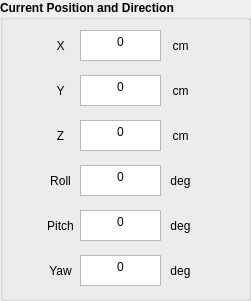
      <widget class="QGroupBox" name="groupBox_8">
       <property name="geometry">
        <rect>
         <x>400</x>
         <y>270</y>
         <width>251</width>
         <height>301</height>
        </rect>
       </property>
       <property name="font">
        <font>
         <pointsize>9</pointsize>
         <weight>75</weight>
         <bold>true</bold>
        </font>
       </property>
       <property name="autoFillBackground">
        <bool>false</bool>
       </property>
       <property name="title">
        <string>Current Position and Direction</string>
       </property>
       <widget class="QLabel" name="label_8">
        <property name="geometry">
         <rect>
          <x>40</x>
          <y>35</y>
          <width>41</width>
          <height>21</height>
         </rect>
        </property>
        <property name="font">
         <font>
          <pointsize>9</pointsize>
          <weight>50</weight>
          <bold>false</bold>
         </font>
        </property>
        <property name="styleSheet">
         <string notr="true">background: transparent;</string>
        </property>
        <property name="text">
         <string>X</string>
        </property>
        <property name="alignment">
         <set>Qt::AlignCenter</set>
        </property>
       </widget>
       <widget class="QLabel" name="label_9">
        <property name="geometry">
         <rect>
          <x>40</x>
          <y>80</y>
          <width>41</width>
          <height>21</height>
         </rect>
        </property>
        <property name="font">
         <font>
          <pointsize>9</pointsize>
          <weight>50</weight>
          <bold>false</bold>
         </font>
        </property>
        <property name="styleSheet">
         <string notr="true">background: transparent;</string>
        </property>
        <property name="text">
         <string>Y</string>
        </property>
        <property name="alignment">
         <set>Qt::AlignCenter</set>
        </property>
       </widget>
       <widget class="QLabel" name="label_10">
        <property name="geometry">
         <rect>
          <x>40</x>
          <y>125</y>
          <width>41</width>
          <height>21</height>
         </rect>
        </property>
        <property name="font">
         <font>
          <pointsize>9</pointsize>
          <weight>50</weight>
          <bold>false</bold>
         </font>
        </property>
        <property name="styleSheet">
         <string notr="true">background: transparent;</string>
        </property>
        <property name="text">
         <string>Z</string>
        </property>
        <property name="alignment">
         <set>Qt::AlignCenter</set>
        </property>
       </widget>
       <widget class="QLabel" name="label_11">
        <property name="geometry">
         <rect>
          <x>40</x>
          <y>170</y>
          <width>41</width>
          <height>21</height>
         </rect>
        </property>
        <property name="font">
         <font>
          <pointsize>9</pointsize>
          <weight>50</weight>
          <bold>false</bold>
         </font>
        </property>
        <property name="styleSheet">
         <string notr="true">background: transparent;</string>
        </property>
        <property name="text">
         <string>Roll</string>
        </property>
        <property name="alignment">
         <set>Qt::AlignCenter</set>
        </property>
       </widget>
       <widget class="QLabel" name="label_12">
        <property name="geometry">
         <rect>
          <x>40</x>
          <y>210</y>
          <width>41</width>
          <height>31</height>
         </rect>
        </property>
        <property name="font">
         <font>
          <pointsize>9</pointsize>
          <weight>50</weight>
          <bold>false</bold>
         </font>
        </property>
        <property name="styleSheet">
         <string notr="true">background: transparent;</string>
        </property>
        <property name="text">
         <string>Pitch</string>
        </property>
        <property name="alignment">
         <set>Qt::AlignCenter</set>
        </property>
       </widget>
       <widget class="QLabel" name="label_13">
        <property name="geometry">
         <rect>
          <x>40</x>
          <y>260</y>
          <width>41</width>
          <height>21</height>
         </rect>
        </property>
        <property name="font">
         <font>
          <pointsize>9</pointsize>
          <weight>50</weight>
          <bold>false</bold>
         </font>
        </property>
        <property name="styleSheet">
         <string notr="true">background: transparent;</string>
        </property>
        <property name="text">
         <string>Yaw</string>
        </property>
        <property name="alignment">
         <set>Qt::AlignCenter</set>
        </property>
       </widget>
       <widget class="QTextEdit" name="txt_cX">
        <property name="geometry">
         <rect>
          <x>80</x>
          <y>30</y>
          <width>81</width>
          <height>31</height>
         </rect>
        </property>
        <property name="font">
         <font>
          <pointsize>9</pointsize>
          <weight>50</weight>
          <bold>false</bold>
         </font>
        </property>
        <property name="verticalScrollBarPolicy">
         <enum>Qt::ScrollBarAlwaysOff</enum>
        </property>
        <property name="horizontalScrollBarPolicy">
         <enum>Qt::ScrollBarAlwaysOff</enum>
        </property>
        <property name="readOnly">
         <bool>true</bool>
        </property>
        <property name="html">
         <string>&lt;!DOCTYPE HTML PUBLIC &quot;-//W3C//DTD HTML 4.0//EN&quot; &quot;http://www.w3.org/TR/REC-html40/strict.dtd&quot;&gt;
&lt;html&gt;&lt;head&gt;&lt;meta name=&quot;qrichtext&quot; content=&quot;1&quot; /&gt;&lt;style type=&quot;text/css&quot;&gt;
p, li { white-space: pre-wrap; }
&lt;/style&gt;&lt;/head&gt;&lt;body style=&quot; font-family:'MS Shell Dlg 2'; font-size:9pt; font-weight:400; font-style:normal;&quot;&gt;
&lt;p align=&quot;center&quot; style=&quot; margin-top:0px; margin-bottom:0px; margin-left:0px; margin-right:0px; -qt-block-indent:0; text-indent:0px;&quot;&gt;0&lt;/p&gt;&lt;/body&gt;&lt;/html&gt;</string>
        </property>
       </widget>
       <widget class="QLabel" name="label_14">
        <property name="geometry">
         <rect>
          <x>160</x>
          <y>30</y>
          <width>41</width>
          <height>31</height>
         </rect>
        </property>
        <property name="font">
         <font>
          <pointsize>9</pointsize>
          <weight>50</weight>
          <bold>false</bold>
         </font>
        </property>
        <property name="styleSheet">
         <string notr="true">background: transparent;</string>
        </property>
        <property name="text">
         <string>cm</string>
        </property>
        <property name="alignment">
         <set>Qt::AlignCenter</set>
        </property>
       </widget>
       <widget class="QLabel" name="label_22">
        <property name="geometry">
         <rect>
          <x>160</x>
          <y>80</y>
          <width>41</width>
          <height>21</height>
         </rect>
        </property>
        <property name="font">
         <font>
          <pointsize>9</pointsize>
          <weight>50</weight>
          <bold>false</bold>
         </font>
        </property>
        <property name="styleSheet">
         <string notr="true">background: transparent;</string>
        </property>
        <property name="text">
         <string>cm</string>
        </property>
        <property name="alignment">
         <set>Qt::AlignCenter</set>
        </property>
       </widget>
       <widget class="QLabel" name="label_23">
        <property name="geometry">
         <rect>
          <x>160</x>
          <y>125</y>
          <width>41</width>
          <height>21</height>
         </rect>
        </property>
        <property name="font">
         <font>
          <pointsize>9</pointsize>
          <weight>50</weight>
          <bold>false</bold>
         </font>
        </property>
        <property name="styleSheet">
         <string notr="true">background: transparent;</string>
        </property>
        <property name="text">
         <string>cm</string>
        </property>
        <property name="alignment">
         <set>Qt::AlignCenter</set>
        </property>
       </widget>
       <widget class="QTextEdit" name="txt_cZ">
        <property name="geometry">
         <rect>
          <x>80</x>
          <y>120</y>
          <width>81</width>
          <height>31</height>
         </rect>
        </property>
        <property name="font">
         <font>
          <pointsize>9</pointsize>
          <weight>50</weight>
          <bold>false</bold>
         </font>
        </property>
        <property name="readOnly">
         <bool>true</bool>
        </property>
        <property name="html">
         <string>&lt;!DOCTYPE HTML PUBLIC &quot;-//W3C//DTD HTML 4.0//EN&quot; &quot;http://www.w3.org/TR/REC-html40/strict.dtd&quot;&gt;
&lt;html&gt;&lt;head&gt;&lt;meta name=&quot;qrichtext&quot; content=&quot;1&quot; /&gt;&lt;style type=&quot;text/css&quot;&gt;
p, li { white-space: pre-wrap; }
&lt;/style&gt;&lt;/head&gt;&lt;body style=&quot; font-family:'MS Shell Dlg 2'; font-size:9pt; font-weight:400; font-style:normal;&quot;&gt;
&lt;p align=&quot;center&quot; style=&quot; margin-top:0px; margin-bottom:0px; margin-left:0px; margin-right:0px; -qt-block-indent:0; text-indent:0px;&quot;&gt;0&lt;/p&gt;&lt;/body&gt;&lt;/html&gt;</string>
        </property>
       </widget>
       <widget class="QTextEdit" name="txt_cY">
        <property name="geometry">
         <rect>
          <x>80</x>
          <y>75</y>
          <width>81</width>
          <height>31</height>
         </rect>
        </property>
        <property name="font">
         <font>
          <pointsize>9</pointsize>
          <weight>50</weight>
          <bold>false</bold>
         </font>
        </property>
        <property name="readOnly">
         <bool>true</bool>
        </property>
        <property name="html">
         <string>&lt;!DOCTYPE HTML PUBLIC &quot;-//W3C//DTD HTML 4.0//EN&quot; &quot;http://www.w3.org/TR/REC-html40/strict.dtd&quot;&gt;
&lt;html&gt;&lt;head&gt;&lt;meta name=&quot;qrichtext&quot; content=&quot;1&quot; /&gt;&lt;style type=&quot;text/css&quot;&gt;
p, li { white-space: pre-wrap; }
&lt;/style&gt;&lt;/head&gt;&lt;body style=&quot; font-family:'MS Shell Dlg 2'; font-size:9pt; font-weight:400; font-style:normal;&quot;&gt;
&lt;p align=&quot;center&quot; style=&quot; margin-top:0px; margin-bottom:0px; margin-left:0px; margin-right:0px; -qt-block-indent:0; text-indent:0px;&quot;&gt;0&lt;/p&gt;&lt;/body&gt;&lt;/html&gt;</string>
        </property>
       </widget>
       <widget class="QLabel" name="label_24">
        <property name="geometry">
         <rect>
          <x>160</x>
          <y>160</y>
          <width>41</width>
          <height>41</height>
         </rect>
        </property>
        <property name="font">
         <font>
          <pointsize>9</pointsize>
          <weight>50</weight>
          <bold>false</bold>
         </font>
        </property>
        <property name="styleSheet">
         <string notr="true">background: transparent;</string>
        </property>
        <property name="text">
         <string>deg</string>
        </property>
        <property name="alignment">
         <set>Qt::AlignCenter</set>
        </property>
       </widget>
       <widget class="QTextEdit" name="txt_cRoll">
        <property name="geometry">
         <rect>
          <x>80</x>
          <y>165</y>
          <width>81</width>
          <height>31</height>
         </rect>
        </property>
        <property name="font">
         <font>
          <pointsize>9</pointsize>
          <weight>50</weight>
          <bold>false</bold>
         </font>
        </property>
        <property name="readOnly">
         <bool>true</bool>
        </property>
        <property name="html">
         <string>&lt;!DOCTYPE HTML PUBLIC &quot;-//W3C//DTD HTML 4.0//EN&quot; &quot;http://www.w3.org/TR/REC-html40/strict.dtd&quot;&gt;
&lt;html&gt;&lt;head&gt;&lt;meta name=&quot;qrichtext&quot; content=&quot;1&quot; /&gt;&lt;style type=&quot;text/css&quot;&gt;
p, li { white-space: pre-wrap; }
&lt;/style&gt;&lt;/head&gt;&lt;body style=&quot; font-family:'MS Shell Dlg 2'; font-size:9pt; font-weight:400; font-style:normal;&quot;&gt;
&lt;p align=&quot;center&quot; style=&quot; margin-top:0px; margin-bottom:0px; margin-left:0px; margin-right:0px; -qt-block-indent:0; text-indent:0px;&quot;&gt;0&lt;/p&gt;&lt;/body&gt;&lt;/html&gt;</string>
        </property>
       </widget>
       <widget class="QLabel" name="label_25">
        <property name="geometry">
         <rect>
          <x>160</x>
          <y>210</y>
          <width>41</width>
          <height>31</height>
         </rect>
        </property>
        <property name="font">
         <font>
          <pointsize>9</pointsize>
          <weight>50</weight>
          <bold>false</bold>
         </font>
        </property>
        <property name="styleSheet">
         <string notr="true">background: transparent;</string>
        </property>
        <property name="text">
         <string>deg</string>
        </property>
        <property name="alignment">
         <set>Qt::AlignCenter</set>
        </property>
       </widget>
       <widget class="QTextEdit" name="txt_cPitch">
        <property name="geometry">
         <rect>
          <x>80</x>
          <y>210</y>
          <width>81</width>
          <height>31</height>
         </rect>
        </property>
        <property name="font">
         <font>
          <pointsize>9</pointsize>
          <weight>50</weight>
          <bold>false</bold>
         </font>
        </property>
        <property name="readOnly">
         <bool>true</bool>
        </property>
        <property name="html">
         <string>&lt;!DOCTYPE HTML PUBLIC &quot;-//W3C//DTD HTML 4.0//EN&quot; &quot;http://www.w3.org/TR/REC-html40/strict.dtd&quot;&gt;
&lt;html&gt;&lt;head&gt;&lt;meta name=&quot;qrichtext&quot; content=&quot;1&quot; /&gt;&lt;style type=&quot;text/css&quot;&gt;
p, li { white-space: pre-wrap; }
&lt;/style&gt;&lt;/head&gt;&lt;body style=&quot; font-family:'MS Shell Dlg 2'; font-size:9pt; font-weight:400; font-style:normal;&quot;&gt;
&lt;p align=&quot;center&quot; style=&quot; margin-top:0px; margin-bottom:0px; margin-left:0px; margin-right:0px; -qt-block-indent:0; text-indent:0px;&quot;&gt;0&lt;/p&gt;&lt;/body&gt;&lt;/html&gt;</string>
        </property>
       </widget>
       <widget class="QLabel" name="label_26">
        <property name="geometry">
         <rect>
          <x>160</x>
          <y>250</y>
          <width>41</width>
          <height>41</height>
         </rect>
        </property>
        <property name="font">
         <font>
          <pointsize>9</pointsize>
          <weight>50</weight>
          <bold>false</bold>
         </font>
        </property>
        <property name="styleSheet">
         <string notr="true">background: transparent;</string>
        </property>
        <property name="text">
         <string>deg</string>
        </property>
        <property name="alignment">
         <set>Qt::AlignCenter</set>
        </property>
       </widget>
       <widget class="QTextEdit" name="txt_cYaw">
        <property name="geometry">
         <rect>
          <x>80</x>
          <y>255</y>
          <width>81</width>
          <height>31</height>
         </rect>
        </property>
        <property name="font">
         <font>
          <pointsize>9</pointsize>
          <weight>50</weight>
          <bold>false</bold>
         </font>
        </property>
        <property name="readOnly">
         <bool>true</bool>
        </property>
        <property name="html">
         <string>&lt;!DOCTYPE HTML PUBLIC &quot;-//W3C//DTD HTML 4.0//EN&quot; &quot;http://www.w3.org/TR/REC-html40/strict.dtd&quot;&gt;
&lt;html&gt;&lt;head&gt;&lt;meta name=&quot;qrichtext&quot; content=&quot;1&quot; /&gt;&lt;style type=&quot;text/css&quot;&gt;
p, li { white-space: pre-wrap; }
&lt;/style&gt;&lt;/head&gt;&lt;body style=&quot; font-family:'MS Shell Dlg 2'; font-size:9pt; font-weight:400; font-style:normal;&quot;&gt;
&lt;p align=&quot;center&quot; style=&quot; margin-top:0px; margin-bottom:0px; margin-left:0px; margin-right:0px; -qt-block-indent:0; text-indent:0px;&quot;&gt;0&lt;/p&gt;&lt;/body&gt;&lt;/html&gt;</string>
        </property>
       </widget>
       <zorder>label_26</zorder>
       <zorder>label_25</zorder>
       <zorder>label_24</zorder>
       <zorder>label_23</zorder>
       <zorder>label_22</zorder>
       <zorder>label_14</zorder>
       <zorder>label_10</zorder>
       <zorder>label_8</zorder>
       <zorder>label_9</zorder>
       <zorder>label_13</zorder>
       <zorder>label_12</zorder>
       <zorder>label_11</zorder>
       <zorder>txt_cX</zorder>
       <zorder>txt_cZ</zorder>
       <zorder>txt_cY</zorder>
       <zorder>txt_cRoll</zorder>
       <zorder>txt_cPitch</zorder>
       <zorder>txt_cYaw</zorder>
      </widget>
